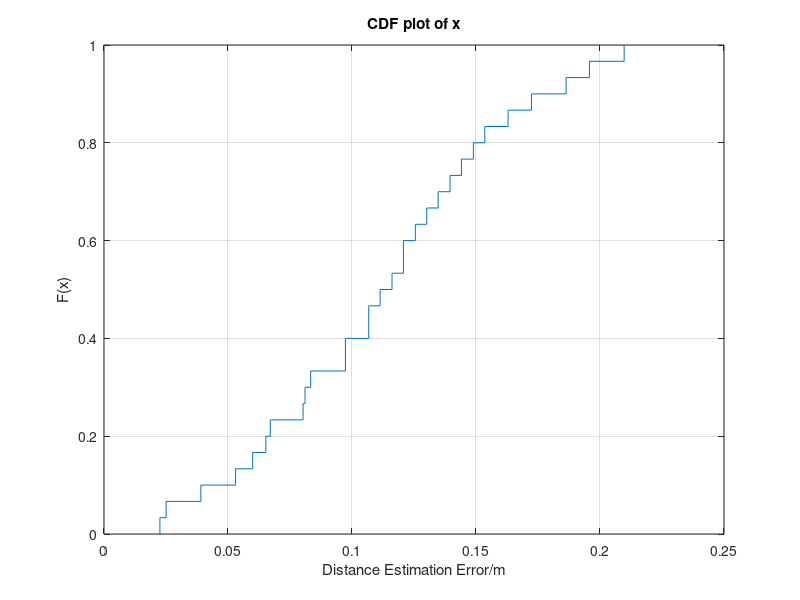

Write the MATLAB code that produced this figure.
error = [-0.06526
-0.02506
-0.03906
-0.05306
-0.06706
-0.08106
-0.08026
0.11134
0.09734
0.13474
0.12074
0.10674
0.02254
0.05994
0.09734
0.08334
0.12074
0.10674
0.14414
0.13014
0.11614
0.15354
0.13954
0.12554
0.16294
0.14894
0.18634
0.17234
0.20974
0.19574];
x = abs(error);
[h,stats] = cdfplot(x)
cdfplot(x)
xlabel("Distance Estimation Error/m")
